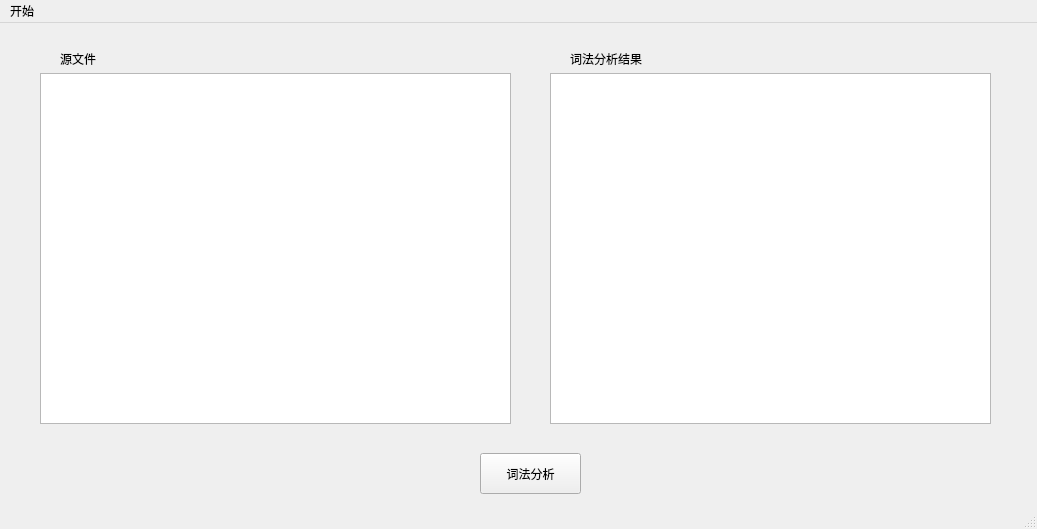
<?xml version="1.0" encoding="UTF-8"?>
<ui version="4.0">
 <class>MainWindow</class>
 <widget class="QMainWindow" name="MainWindow">
  <property name="geometry">
   <rect>
    <x>0</x>
    <y>0</y>
    <width>1037</width>
    <height>529</height>
   </rect>
  </property>
  <property name="windowTitle">
   <string>MainWindow</string>
  </property>
  <widget class="QWidget" name="centralWidget">
   <widget class="QTextBrowser" name="original">
    <property name="geometry">
     <rect>
      <x>40</x>
      <y>50</y>
      <width>471</width>
      <height>351</height>
     </rect>
    </property>
   </widget>
   <widget class="QTextBrowser" name="compiled">
    <property name="geometry">
     <rect>
      <x>550</x>
      <y>50</y>
      <width>441</width>
      <height>351</height>
     </rect>
    </property>
   </widget>
   <widget class="QPushButton" name="pushButton">
    <property name="geometry">
     <rect>
      <x>480</x>
      <y>430</y>
      <width>101</width>
      <height>41</height>
     </rect>
    </property>
    <property name="text">
     <string>词法分析</string>
    </property>
   </widget>
   <widget class="QLabel" name="label">
    <property name="geometry">
     <rect>
      <x>60</x>
      <y>20</y>
      <width>91</width>
      <height>31</height>
     </rect>
    </property>
    <property name="text">
     <string>源文件</string>
    </property>
   </widget>
   <widget class="QLabel" name="label_2">
    <property name="geometry">
     <rect>
      <x>570</x>
      <y>20</y>
      <width>91</width>
      <height>31</height>
     </rect>
    </property>
    <property name="text">
     <string>词法分析结果</string>
    </property>
   </widget>
  </widget>
  <widget class="QMenuBar" name="menuBar">
   <property name="geometry">
    <rect>
     <x>0</x>
     <y>0</y>
     <width>1037</width>
     <height>26</height>
    </rect>
   </property>
   <widget class="QMenu" name="menuLexical_Analysis">
    <property name="title">
     <string>开始</string>
    </property>
    <addaction name="actionOpen"/>
    <addaction name="actionHelp"/>
   </widget>
   <addaction name="menuLexical_Analysis"/>
  </widget>
  <widget class="QStatusBar" name="statusBar"/>
  <action name="actionOpen">
   <property name="text">
    <string>打开</string>
   </property>
   <property name="autoRepeat">
    <bool>true</bool>
   </property>
  </action>
  <action name="actionHelp">
   <property name="text">
    <string>说明</string>
   </property>
  </action>
 </widget>
 <layoutdefault spacing="6" margin="11"/>
 <resources/>
 <connections/>
</ui>
